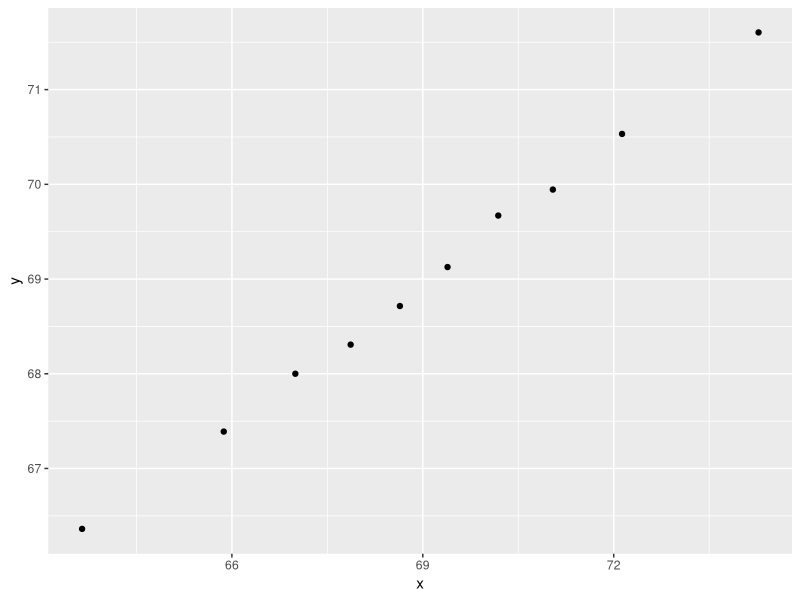

This chart was generated by the following R code:
library(dslabs)
library(tidyverse)
library(MASS)
data("heights")
ps <- seq(0, 1, 0.1)
heights %>% 
  mutate(g = cut(height, quantile(height, ps), include.lowest = TRUE)) %>%
  group_by(g) %>%
  summarize(p = mean(sex == "Male"), height = mean(height)) #%>%
  #qplot(height, p, data =.)


Sigma <- 9*matrix(c(1,0.5,0.5,1), 2, 2)
dat <- MASS::mvrnorm(n = 10000, c(69, 69), Sigma) %>%
  data.frame() %>% setNames(c("x", "y"))


ps <- seq(0, 1, 0.1)
dat %>% 
  mutate(g = cut(x, quantile(x, ps), include.lowest = TRUE)) %>%
  group_by(g) %>%
  summarize(y = mean(y), x = mean(x)) %>%
  qplot(x, y, data =.)
